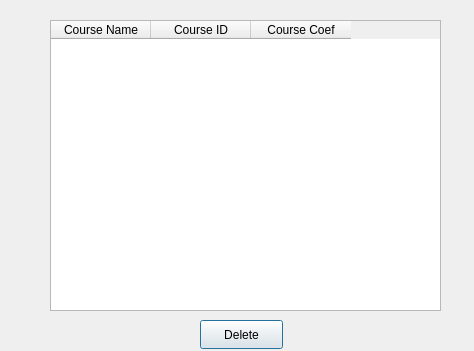
<?xml version="1.0" encoding="UTF-8"?>
<ui version="4.0">
 <class>edit_display_course</class>
 <widget class="QDialog" name="edit_display_course">
  <property name="geometry">
   <rect>
    <x>0</x>
    <y>0</y>
    <width>474</width>
    <height>351</height>
   </rect>
  </property>
  <property name="windowTitle">
   <string>Dialog</string>
  </property>
  <widget class="QTableWidget" name="table">
   <property name="geometry">
    <rect>
     <x>50</x>
     <y>20</y>
     <width>391</width>
     <height>291</height>
    </rect>
   </property>
   <column>
    <property name="text">
     <string>Course Name</string>
    </property>
   </column>
   <column>
    <property name="text">
     <string>Course ID</string>
    </property>
   </column>
   <column>
    <property name="text">
     <string>Course Coef</string>
    </property>
   </column>
  </widget>
  <widget class="QPushButton" name="Delete">
   <property name="geometry">
    <rect>
     <x>200</x>
     <y>320</y>
     <width>83</width>
     <height>29</height>
    </rect>
   </property>
   <property name="text">
    <string>Delete</string>
   </property>
  </widget>
 </widget>
 <resources/>
 <connections/>
</ui>
